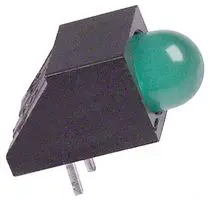
#> input picture imagen.jpg, 210 x 200 px, given in place of the camera
$ python dos.py
#> lines starting #> are read from the running program, lines starting #| are printed output that depends on the picture; after the words box and inside, x2 and y2 are one past the last pixel; in counts of white or black regions, pixels touching at a corner belong together
import cv2
import numpy as np

# Función para determinar la forma de un contorno
def detect_shape(cnt):
    approx = cv2.approxPolyDP(cnt, 0.04 * cv2.arcLength(cnt, True), True)
    x, y, w, h = cv2.boundingRect(approx)
    aspect_ratio = float(w)/h
    if len(approx) == 3:
        return "Triangulo"
    elif len(approx) == 4:
        if aspect_ratio >= 0.95 and aspect_ratio <= 1.05:
            return "Cuadrado"
        else:
            return "Rectangulo"
    elif len(approx) == 5:
        return "Pentagono"
    elif len(approx) == 6:
        return "Hexagono"
    else:
        return "Circulo"

# Función para determinar el color predominante en un objeto
def detect_color(frame, cnt):
    mask = np.zeros(frame.shape[:2], np.uint8)
    cv2.drawContours(mask, [cnt], -1, 255, -1)
    hist = cv2.calcHist([frame], [0, 1, 2], mask, [8, 8, 8], [0, 256, 0, 256, 0, 256])
    color = hist.argmax()
    if color == 0:
        return "Rojo"
    elif color == 1:
        return "Verde"
    else:
        return "Azul"

# Inicializar la cámara
cap = cv2.VideoCapture(0)

while True:
    # Capturar un fotograma
    ret, frame = cap.read()
#> frame is the input picture: shape (200, 210, 3); mean B, G, R 172.3, 169.5, 164.5

    # Convertir el fotograma a una imagen en escala de grises
    gray = cv2.cvtColor(frame, cv2.COLOR_BGR2GRAY)
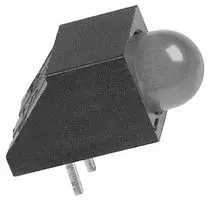
#> gray: shape (200, 210); min 15, max 255, mean 168.4

    # Aplicar el algoritmo Canny para detectar los bordes de los objetos
    edges = cv2.Canny(gray, 50, 150)
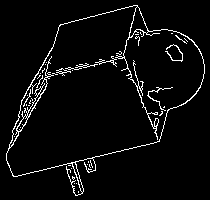
#> edges: shape (200, 210); 4.4% white in thin lines or dots

    # Encontrar los contornos de los objetos en la imagen de bordes
    contours, hierarchy = cv2.findContours(edges, cv2.RETR_EXTERNAL, cv2.CHAIN_APPROX_SIMPLE)
#> contours = 11 contours, 10 with area under 20; largest, box (x1, y1, x2, y2) and area: (6, 5, 205, 196) 21344

    # Filtrar los contornos por área y perímetro
    contours = [cnt for cnt in contours if cv2.contourArea(cnt) > 100 and cv2.arcLength(cnt, True) > 100]
#> contours = 1 contour; box (x1, y1, x2, y2) and area: (6, 5, 205, 196) 21344

    # Dibujar los contornos y etiquetar
    for cnt in contours:
        shape = detect_shape(cnt)
        color = detect_color(frame, cnt)
        cv2.drawContours(frame, [cnt], 0, (0, 255, 0), 2)
        x, y, w, h = cv2.boundingRect(cnt)
        cv2.putText(frame, shape + " " + color, (x, y), cv2.FONT_HERSHEY_SIMPLEX, 0.5, (0, 0, 255), 2)
#> this loop made 1 pass
#> (approx in detect_shape, x, y, w, h, aspect_ratio in detect_shape, shape, color) on pass 1: ([[197, 46], [60, 24], [12, 175], [159, 141]], 6, 5, 199, 191, 1.22, 'Rectangulo', 'Azul')
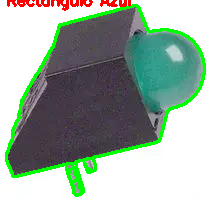
#> frame: shape (200, 210, 3); 7.31% of pixels changed, all inside (x1, y1, x2, y2) = (5, 0, 206, 197)

    # Mostrar la imagen resultante
    cv2.imshow("Reconocimiento de Figuras y Colores", frame)

    # Salir si se presiona la tecla 'q'
    if cv2.waitKey(1) == ord('q'):
#> (key q is pressed here)
        break

# Liberar los recursos
cap.release()
cv2.destroyAllWindows()
